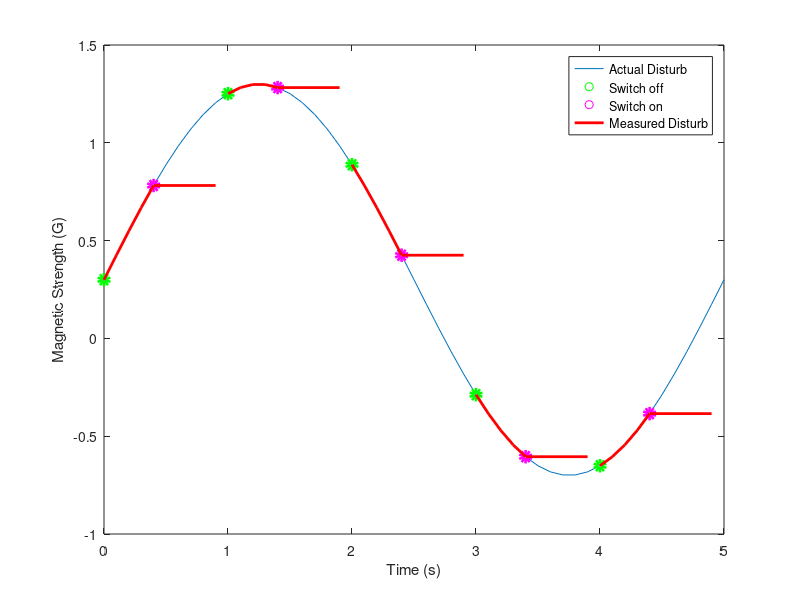

MATLAB code for this plot:
clear; clc
T_end = 5;
X = 0:0.1:T_end;
V = 0.3;
y = V + sin(2*pi/T_end*X);
plot(X,y)
hold on

scatter(0:4, y(1:10:41), 'g', 'LineWidth', 4)
hold on
scatter(0.4:1:4.4, y(5:10:45), 'm', 'LineWidth', 4)

%  0:T_end-1
for i = 0:T_end-1
    plot( X(10*i+1:10*i+5), y(i*10+1 : i*10+5), 'r', 'LineWidth', 2)
    hold on
    plot([X(10*i+5) X(10*i+10)] ,[y(i*10+5) y(i*10+5)], 'r', 'LineWidth', 2 )
end

legend('Actual Disturb','Switch off', 'Switch on', 'Measured Disturb')
xlabel('Time (s)')
ylabel('Magnetic Strength (G)')
